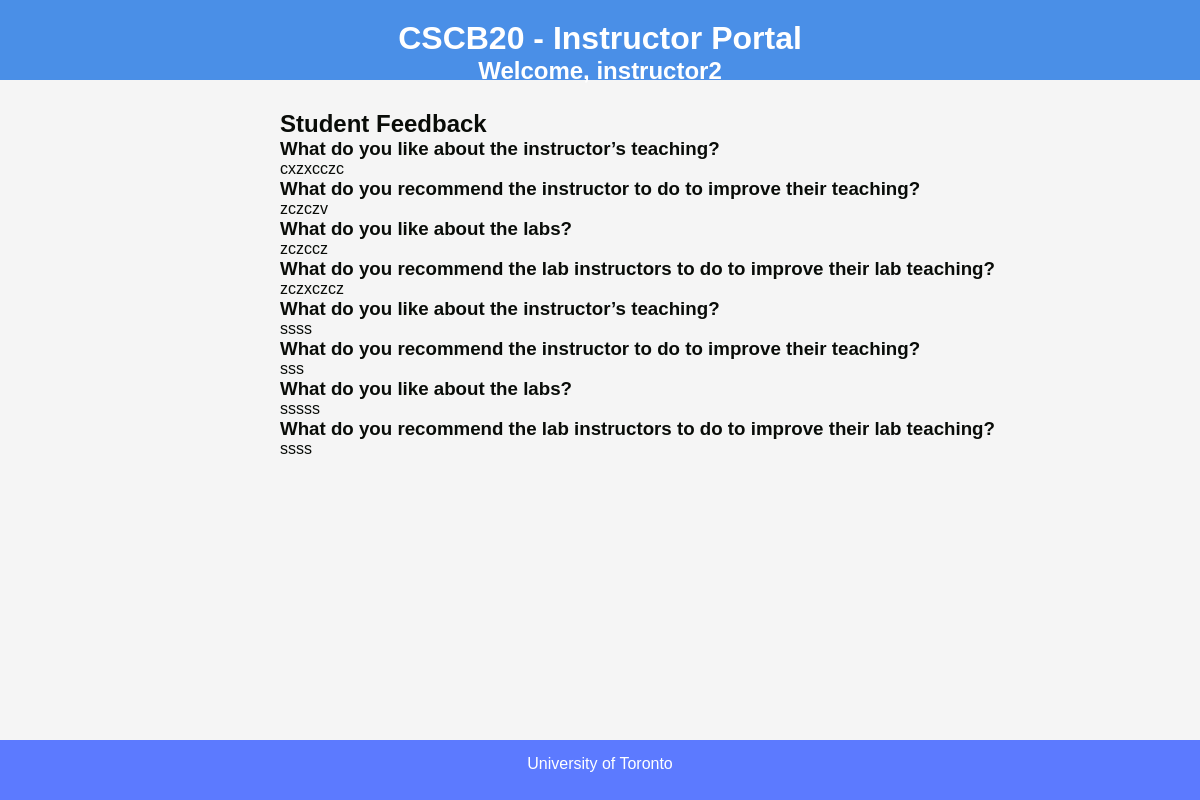
Page /view_feedback (signed in) on the committed database.
### app.py (models this page shows)
class Feedback(Base):
    __tablename__ = "Feedback"
    feedback_id = Column(Integer, primary_key=True)
    teacher_id = Column(Integer, ForeignKey("Teachers.teacher_id"))
    feedback_Q1 = Column(Text)
    feedback_Q2 = Column(Text)
    feedback_Q3 = Column(Text)
    feedback_Q4 = Column(Text)

### app.py (the view)
@app.route('/view_feedback', methods=['GET', 'POST'])
def view_feedback():
    teacher = database.query(Teachers).filter_by(user_id=session['user_id']).first()
    feedback = database.query(Feedback).filter_by(teacher_id=teacher.teacher_id).all()
    return render_template('view_feedback_instructor.html',feedback_items = feedback)

### templates/view_feedback_instructor.html (shortened to what this page needs)
<!DOCTYPE html>
<html lang="en">
<head>
    <link rel="stylesheet" href="{{ url_for('static', filename='styles.css') }}">
</head>
<body>
<div class="container">
    <div class="header">
        <h1>CSCB20 - Instructor Portal</h1>
        <h2>Welcome, {{ session['username'] }}</h2>
    </div>
    <div class="main">
        <h2>Student Feedback</h2>
        {% if feedback_items %}
        <div class="feedback-container">
            {% for feedback in feedback_items %}
                <div class="feedback-question">
                    <h3>What do you like about the instructor’s teaching?</h3>
                    <p>{{ feedback.feedback_Q1 or "No response" }}</p>
                </div>
                <div class="feedback-question">
                    <h3>What do you recommend the instructor to do to improve their teaching?</h3>
                    <p>{{ feedback.feedback_Q2 or "No response" }}</p>
                </div>
                <div class="feedback-question">
                    <h3>What do you like about the labs?</h3>
                    <p>{{ feedback.feedback_Q3 or "No response" }}</p>
                </div>
                <div class="feedback-question">
                    <h3>What do you recommend the lab instructors to do to improve their lab teaching?</h3>
                    <p>{{ feedback.feedback_Q4 or "No response" }}</p>
                </div>
            {% endfor %}
        </div>
        {% else %}
            <p>No feedback available yet.</p>
        {% endif %}
    </div>
    <div class="footer">
        <p>University of Toronto </p>
    </div>
</div>
</body>
</html>

### static/styles.css (style rules this page uses)
* { margin: 0; padding: 0; box-sizing: border-box; }
body { font-family: Arial, sans-serif; background-color: #F5F5F5; color: #090C08; }
.container { display: grid; grid-template-areas: "header header" "sidebar main" "footer footer"; grid-template-columns: 250px 1fr; grid-template-rows: 80px auto 60px; height: 100vh; gap: 10px; }
.header { grid-area: header; background: #4A8FE7; color: white; text-align: center; padding: 20px; }
.main { grid-area: main; background: #F5F5F5; padding: 20px; overflow-y: auto; }
.footer { grid-area: footer; background: #5C7AFF; color: white; text-align: center; padding: 15px; }

### rows in the picture
Feedback: feedback_Q1 "cxzxcczc", feedback_Q2 "zczczv", feedback_Q3 "zczccz", feedback_Q4 "zczxczcz"
Feedback: feedback_Q1 "ssss", feedback_Q2 "sss", feedback_Q3 "sssss", feedback_Q4 "ssss"

### other values in the picture
{{ session['username'] }} "instructor2"
